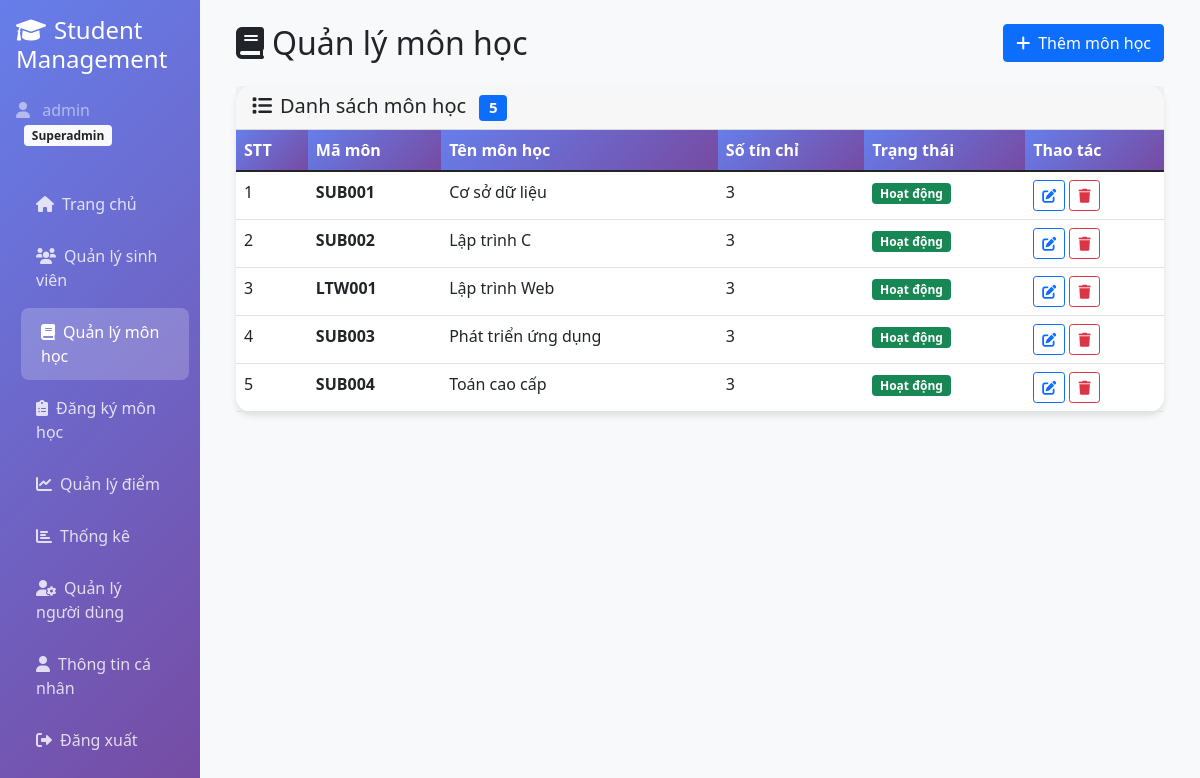
The app's page /subjects/list.php?error=not_found (signed in) with its own data.
### tables this page shows
CREATE TABLE IF NOT EXISTS `subjects` (
  `id` int(11) NOT NULL AUTO_INCREMENT,
  `code` varchar(20) DEFAULT NULL COMMENT 'Mã môn học (ví dụ: MATH101)',
  `name` varchar(100) NOT NULL COMMENT 'Tên môn học',
  `credits` int(11) DEFAULT 3 COMMENT 'Số tín chỉ',
  `status` enum('active','inactive') DEFAULT 'active',
  `created_at` timestamp NOT NULL DEFAULT current_timestamp(),
  PRIMARY KEY (`id`),
  UNIQUE KEY `code` (`code`),
  KEY `idx_subjects_name` (`name`),
  KEY `idx_subjects_status` (`status`)
);

### utils.php (called while the page is built, shortened)
<?php
function isLoggedIn()
{
    return isset($_SESSION['user_id']);
}
function getRolePermissions($role)
{
    $permissions = [
        'student' => [
            PERMISSION_VIEW_STUDENTS,
            PERMISSION_VIEW_SCORES
        ],
        'teacher' => [
            PERMISSION_VIEW_STUDENTS,
            PERMISSION_ADD_STUDENTS,
            PERMISSION_EDIT_STUDENTS,
            PERMISSION_VIEW_SCORES,
            PERMISSION_ADD_SCORES,
            PERMISSION_EDIT_SCORES,
            PERMISSION_VIEW_STATISTICS,
            PERMISSION_EXPORT_DATA,
            PERMISSION_VIEW_SUBJECTS,
            PERMISSION_VIEW_ENROLLMENTS,
            PERMISSION_ADD_ENROLLMENTS
        ],
        'admin' => [
            PERMISSION_VIEW_STUDENTS,
            PERMISSION_ADD_STUDENTS,
            PERMISSION_EDIT_STUDENTS,
            PERMISSION_DELETE_STUDENTS,
            PERMISSION_VIEW_SCORES,
            PERMISSION_ADD_SCORES,
            PERMISSION_EDIT_SCORES,
            PERMISSION_DELETE_SCORES,
            PERMISSION_VIEW_STATISTICS,
            PERMISSION_EXPORT_DATA,
            PERMISSION_VIEW_SUBJECTS,
            PERMISSION_ADD_SUBJECTS,
            PERMISSION_EDIT_SUBJECTS,
            PERMISSION_DELETE_SUBJECTS,
            PERMISSION_VIEW_ENROLLMENTS,
            PERMISSION_ADD_ENROLLMENTS,
            PERMISSION_DELETE_ENROLLMENTS
        ],
        'superadmin' => [
            PERMISSION_VIEW_STUDENTS,
            PERMISSION_ADD_STUDENTS,
            PERMISSION_EDIT_STUDENTS,
            PERMISSION_DELETE_STUDENTS,
            PERMISSION_VIEW_SCORES,
            PERMISSION_ADD_SCORES,
            PERMISSION_EDIT_SCORES,
            PERMISSION_DELETE_SCORES,
            PERMISSION_VIEW_STATISTICS,
            PERMISSION_MANAGE_USERS,
            PERMISSION_EXPORT_DATA,
            PERMISSION_VIEW_SUBJECTS,
            PERMISSION_ADD_SUBJECTS,
            PERMISSION_EDIT_SUBJECTS,
            PERMISSION_DELETE_SUBJECTS,
            PERMISSION_VIEW_ENROLLMENTS,
            PERMISSION_ADD_ENROLLMENTS,
            PERMISSION_DELETE_ENROLLMENTS
        ]
    ];
    return $permissions[$role] ?? [];
}
function hasPermission($permission)
{
    $userRole = $_SESSION['role'];
    $userPermissions = getRolePermissions($userRole);
    return in_array($permission, $userPermissions);
}
function canAccess($permission)
{
    return hasPermission($permission);
}

### subjectController.php (called while the page is built, shortened)
<?php
require_once 'config/db.php';
require_once 'utils.php';
class SubjectController
{
    private $conn;
    public function __construct()
    {
        $database = new Database();
        $this->conn = $database->getConnection();
    }
    public function getAllSubjects($status = 'active')
    {
        $query = "SELECT * FROM subjects";
        $params = [];
        $query .= " ORDER BY name ASC";
        $stmt = $this->conn->prepare($query);
        $stmt->execute();
        return $stmt->fetchAll(PDO::FETCH_ASSOC);
    }
}

### config/db.php (called while the page is built, shortened)
<?php
class Database {
    private $host = 'localhost';
    private $db_name = 'student_management';
    private $username = 'root';
    private $password = '';
    public function getConnection() {
        $this->conn = null;
        try {
            $host = trim($this->host);
            $db_name = trim($this->db_name);
            $username = trim($this->username);
            $password = trim($this->password);
            $dsn = "mysql:host=" . $host . ";dbname=" . $db_name . ";charset=utf8mb4";
            $this->conn = new PDO($dsn, $username, $password);
            $this->conn->setAttribute(PDO::ATTR_ERRMODE, PDO::ERRMODE_EXCEPTION);
            $this->conn->setAttribute(PDO::ATTR_DEFAULT_FETCH_MODE, PDO::FETCH_ASSOC);
            $this->conn->exec("SET NAMES utf8mb4 COLLATE utf8mb4_unicode_ci");
        } catch(PDOException $exception) {
            $error_msg = "Lỗi kết nối CSDL: " . $exception->getMessage();
            if (strpos($exception->getMessage(), 'Access denied') !== false) {
                $error_msg .= "\n\n⚠️ LƯU Ý: Kiểm tra lại:\n";
                $error_msg .= "- Database name: '" . $this->db_name . "' (có thể có dấu cách thừa)\n";
                $error_msg .= "- Username: '" . $this->username . "'\n";
                $error_msg .= "- Host: '" . $this->host . "'\n";
                $error_msg .= "- Đảm bảo database đã được tạo trên hosting\n";
            }
            echo $error_msg;
        }
        return $this->conn;
    }
}
?>

### subjects/list.php (the view, shortened to what this page needs)
<?php
require_once '../utils.php';
require_once '../subjectController.php';
$hasPermission = hasPermission(PERMISSION_VIEW_SUBJECTS);
$subjectController = new SubjectController();
$subjects = $hasPermission ? $subjectController->getAllSubjects(null) : [];
?>
<!DOCTYPE html>
<html lang="vi">
<head>
    <link href="https://cdn.jsdelivr.net/npm/bootstrap@5.1.3/dist/css/bootstrap.min.css" rel="stylesheet">
    <link href="https://cdnjs.cloudflare.com/ajax/libs/font-awesome/6.0.0/css/all.min.css" rel="stylesheet">
</head>
<body>
    <div class="container-fluid">
        <div class="row">
            <div class="col-md-3 col-lg-2 sidebar p-0 d-none d-md-block">
                <div class="p-3">
                    <h4 class="text-white mb-4">
                        <i class="fas fa-graduation-cap me-2"></i>Student Management
                    </h4>
                    <div class="text-white-50 mb-3">
                        <i class="fas fa-user me-2"></i>
                        <?php echo htmlspecialchars($_SESSION['username']); ?>
                        <span class="badge bg-light text-dark ms-2"><?php echo ucfirst($_SESSION['role']); ?></span>
                    </div>
                </div>
                <nav class="nav flex-column px-3">
                    <a class="nav-link" href="../index.php">
                        <i class="fas fa-home me-2"></i>Trang chủ
                    </a>
                    <a class="nav-link" href="../students/list.php">
                        <i class="fas fa-users me-2"></i>Quản lý sinh viên
                    </a>
                    <a class="nav-link active" href="list.php">
                        <i class="fas fa-book me-2"></i>Quản lý môn học
                    </a>
                    <a class="nav-link" href="../enrollments/list.php">
                        <i class="fas fa-clipboard-list me-2"></i>Đăng ký môn học
                    </a>
                    <a class="nav-link" href="../scores/list.php">
                        <i class="fas fa-chart-line me-2"></i>Quản lý điểm
                    </a>
                    <a class="nav-link" href="../charts/statistics.php">
                        <i class="fas fa-chart-bar me-2"></i>Thống kê
                    </a>
                    <?php if (canAccess(PERMISSION_MANAGE_USERS)): ?>
                    <a class="nav-link" href="../public/users.php">
                        <i class="fas fa-user-cog me-2"></i>Quản lý người dùng
                    </a>
                    <?php endif; ?>
                    <a class="nav-link" href="../public/profile.php">
                        <i class="fas fa-user me-2"></i>Thông tin cá nhân
                    </a>
                    <a class="nav-link" href="../public/logout.php">
                        <i class="fas fa-sign-out-alt me-2"></i>Đăng xuất
                    </a>
                </nav>
            </div>
            <div class="col-md-9 col-lg-10 main-content">
                <div class="p-4">
                    <?php if (!$hasPermission): ?>
                        <div class="card">
                            <div class="card-body text-center py-5">
                                <i class="fas fa-lock fa-4x text-warning mb-3 d-block"></i>
                                <h4 class="text-muted mb-3">Bạn không có quyền truy cập trang này</h4>
                                <p class="text-muted">Vui lòng liên hệ quản trị viên để được cấp quyền.</p>
                                <a href="../index.php" class="btn btn-primary mt-3">
                                    <i class="fas fa-arrow-left me-2"></i>Quay về trang chủ
                                </a>
                            </div>
                        </div>
                    <?php else: ?>
                    <div class="d-flex justify-content-between align-items-center mb-4">
                        <div class="d-flex align-items-center gap-3">
                            <h2 class="mb-0"><i class="fas fa-book me-2"></i>Quản lý môn học</h2>
                        </div>
                        <?php if (hasPermission(PERMISSION_ADD_SUBJECTS)): ?>
                            <a href="add.php" class="btn btn-primary">
                                <i class="fas fa-plus me-2"></i>Thêm môn học
                            </a>
                        <?php endif; ?>
                    </div>
                    <div class="card">
                        <div class="card-header">
                            <h5 class="mb-0">
                                <i class="fas fa-list me-2"></i>Danh sách môn học
                                <span class="badge bg-primary ms-2"><?php echo count($subjects); ?></span>
                            </h5>
                        </div>
                        <div class="card-body p-0">
                            <div class="table-responsive">
                                <table class="table table-hover mb-0">
                                    <thead>
                                        <tr>
                                            <th>STT</th>
                                            <th>Mã môn</th>
                                            <th>Tên môn học</th>
                                            <th>Số tín chỉ</th>
                                            <th>Trạng thái</th>
                                            <th>Thao tác</th>
                                        </tr>
                                    </thead>
                                    <tbody>
                                        <?php if (empty($subjects)): ?>
                                            <tr>
                                                <td colspan="6" class="text-center py-5">
                                                    <i class="fas fa-book fa-4x text-muted mb-3 d-block"></i>
                                                    <h5 class="text-muted">Chưa có môn học nào</h5>
                                                    <?php if (hasPermission(PERMISSION_ADD_SUBJECTS)): ?>
                                                        <a href="add.php" class="btn btn-primary mt-3">
                                                            <i class="fas fa-plus me-2"></i>Thêm môn học đầu tiên
                                                        </a>
                                                    <?php endif; ?>
                                                </td>
                                            </tr>
                                        <?php else: ?>
                                            <?php foreach ($subjects as $index => $subject): ?>
                                                <tr>
                                                    <td><?php echo $index + 1; ?></td>
                                                    <td><strong><?php echo htmlspecialchars($subject['code'] ?? 'N/A'); ?></strong></td>
                                                    <td><?php echo htmlspecialchars($subject['name']); ?></td>
                                                    <td><?php echo $subject['credits']; ?></td>
                                                    <td>
                                                        <span class="badge <?php echo $subject['status'] == 'active' ? 'bg-success' : 'bg-secondary'; ?>">
                                                            <?php echo $subject['status'] == 'active' ? 'Hoạt động' : 'Ngừng'; ?>
                                                        </span>
                                                    </td>
                                                    <td>
                                                        <?php if (hasPermission(PERMISSION_EDIT_SUBJECTS)): ?>
                                                            <a href="edit.php?id=<?php echo $subject['id']; ?>" class="btn btn-sm btn-outline-primary" title="Sửa">
                                                                <i class="fas fa-edit"></i>
                                                            </a>
                                                        <?php endif; ?>
                                                        <?php if (hasPermission(PERMISSION_DELETE_SUBJECTS)): ?>
                                                            <button onclick="deleteSubject(<?php echo $subject['id']; ?>)" class="btn btn-sm btn-outline-danger" title="Xóa">
                                                                <i class="fas fa-trash"></i>
                                                            </button>
                                                        <?php endif; ?>
                                                    </td>
                                                </tr>
                                            <?php endforeach; ?>
                                        <?php endif; ?>
                                    </tbody>
                                </table>
                            </div>
                        </div>
                    </div>
                    <?php endif; ?>
                </div>
            </div>
        </div>
    </div>
</body>
</html>

### subjects/list.php (style rules this page uses)
.sidebar, .offcanvas-sidebar { min-height: 100vh; background: linear-gradient(135deg, #667eea 0%, #764ba2 100%); }
.sidebar .nav-link, .offcanvas-sidebar .nav-link { color: rgba(255, 255, 255, 0.8); padding: 12px 20px; border-radius: 8px; margin: 2px 0; transition: all 0.3s; }
.sidebar .nav-link:hover, .sidebar .nav-link.active, .offcanvas-sidebar .nav-link:hover, .offcanvas-sidebar .nav-link.active { color: white; background: rgba(255, 255, 255, 0.2); transform: translateX(5px); }
.main-content { background-color: #f8f9fa; min-height: 100vh; }
.card { border: none; border-radius: 15px; box-shadow: 0 4px 6px rgba(0, 0, 0, 0.1); }
.table thead th { background: linear-gradient(135deg, #667eea 0%, #764ba2 100%); color: white; border: none; }

### records on screen
subjects: code "SUB001", name "Cơ sở dữ liệu", credits "3", status "Hoạt động"
subjects: code "SUB002", name "Lập trình C", credits "3", status "Hoạt động"
subjects: code "LTW001", name "Lập trình Web", credits "3", status "Hoạt động"
subjects: code "SUB003", name "Phát triển ứng dụng", credits "3", status "Hoạt động"
subjects: code "SUB004", name "Toán cao cấp", credits "3", status "Hoạt động"

### other values on screen
$_SESSION['username'] "admin"
$_SESSION['role'] "Superadmin"
count($subjects) "5"
